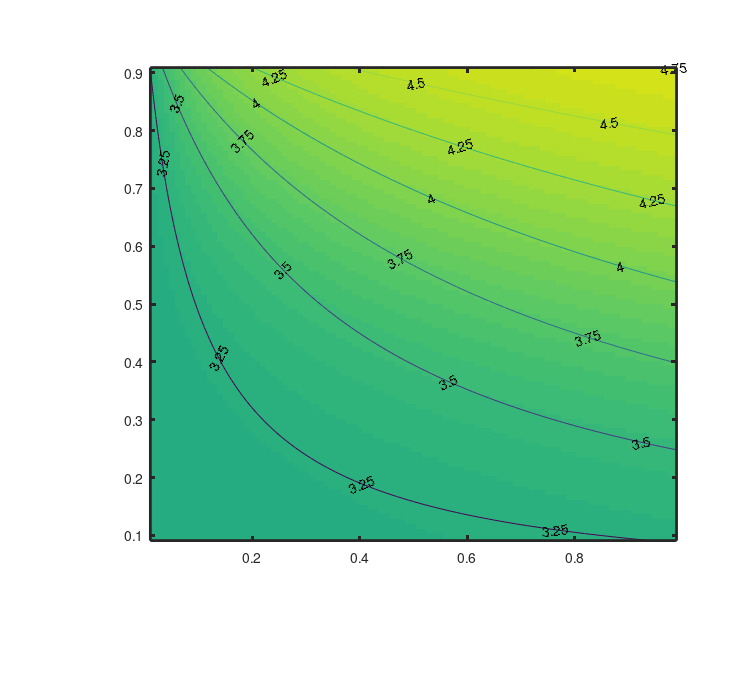

Write MATLAB code to recreate this figure. (Note: this script raises an error after producing the figure.)
% Joshua Weitz
% Coronavirus model code, 2020
% Asymptomatic case heatmap
% MIT Software License
clf

tmppos= [0.2 0.2 0.7 0.7];
tmpa1 = axes('position',tmppos);

set(gcf,'DefaultLineMarkerSize',10);
% set(gcf,'DefaultLineMarkerEdgeColor','k');
% set(gcf,'DefaultLineMarkerFaceColor','w');
set(gcf,'DefaultAxesLineWidth',2);

set(gcf,'PaperPositionMode','auto');
set(gcf,'Position',[271 275 752 676]);

% main data goes here
beta_vec = 0.01:0.01:0.99; % Transmission ratio
z_vec    = logspace(-1,1,100);
p_vec = z_vec./(1+z_vec);  % prob(asymptomatic) ratios
[beta_mat p_mat]=meshgrid(beta_vec,p_vec);
gamma_e=1/2;  % Exposed
gamma_a=1/20; % Asymptomatic
gamma_s=1/10; % Symptomatic
r=1/7;        % Speed

% Odds ratio
qodds = p_mat./(1-p_mat).*beta_mat*(r+gamma_s)/(r+gamma_a);
qval = qodds./(1+qodds);
% Generating moment
Me_r  = @(r) gamma_e/(gamma_e-r);
MIa_r = @(r) gamma_a/(gamma_a-r);
MIs_r = @(r) gamma_s/(gamma_s-r);
Me_val=Me_r(-r);
MIa_val=MIa_r(-r);
MIs_val=MIs_r(-r);
% R0
Mtot = qval*Me_val*MIa_val+(1-qval)*Me_val*MIs_val;
R0=1./(Mtot);
tmpa=image(beta_vec,p_vec,64*flipud(R0)/5) 
yvals = [0.05 0.1:0.1:0.9 0.95];
set(gca,'ytick',yvals)
yvals = yvals(end:-1:1);
set(gca,'yticklabel',num2str(yvals',3));
hold on
[tmpc,tmph]=contour(beta_vec,p_vec,flipud(R0),[3.0:0.25:6]);
clabel(tmpc,tmph);
set(tmph(1),'color','w','linewidth',2);
tmpc=colorbar;
R0ticks = [1 2 3 4 5];
vticks = R0ticks*64/5;
set(tmpc,'ticks',vticks);
set(tmpc,'ticklabels',{'1';'2';'3';'4';'5'});
axis equal
ylim([min(p_vec) max(p_vec)]);
xlim([0 1]);
     
set(gca,'fontsize',20);


xlabel('Transmission rate, $\beta_a/\beta_s$','fontsize',20,'verticalalignment','top','interpreter','latex');
ylabel('Asymptomatic probability, $p$','fontsize',20,'verticalalignment','bottom','interpreter','latex');
title({'Basic reproduction number ${\cal{R}}_0$';'$T_s=10$ days and $T_a=20$ days'},'fontsize',20,'interpreter','latex')

clear tmp*
